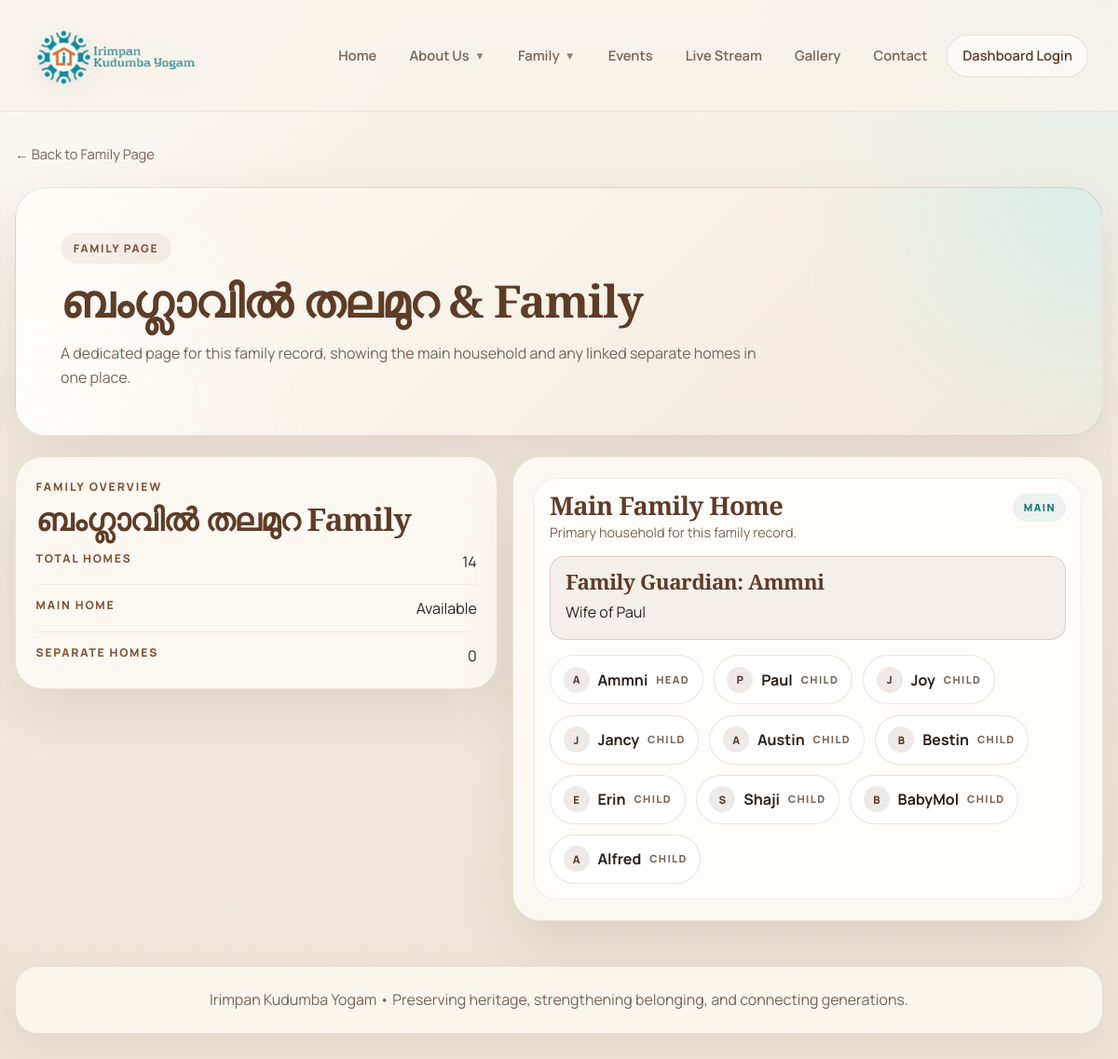
Page /family/record/2/ on the earlier database version.
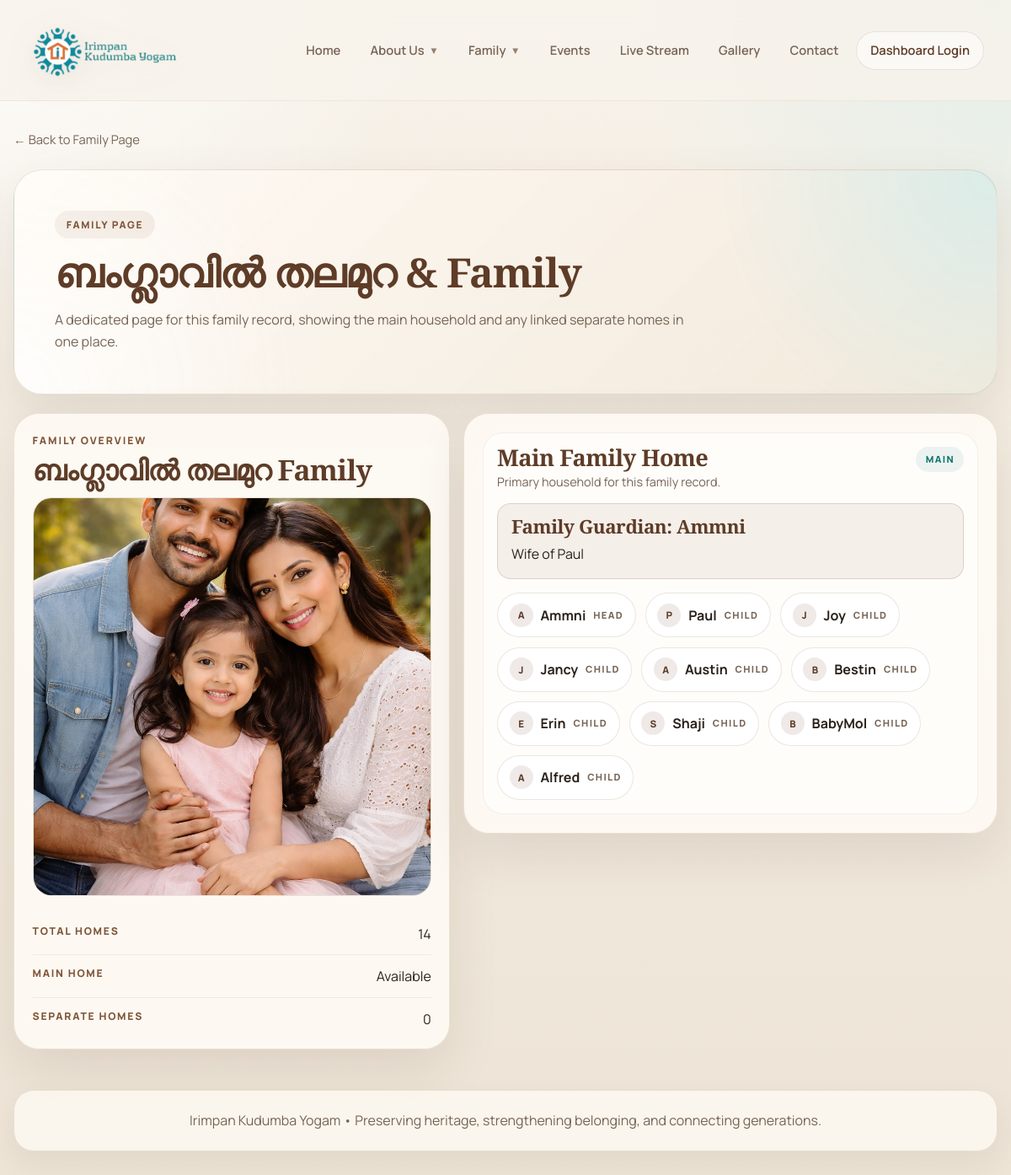
Same page on the later database version.
### tree/models.py (models this page shows, shortened)
class Family(models.Model):
    name = models.CharField(max_length=160, unique=True)
    bio = models.TextField(blank=True)
    photo = models.ImageField(upload_to='family/', null=True, blank=True)
    is_active = models.BooleanField(default=True)
    created_at = models.DateTimeField(auto_now_add=True)
    updated_at = models.DateTimeField(auto_now=True)
    class Meta:
        ordering = ['name']

### tree/views.py (the view)
# urls.py: path('family/record/<int:family_pk>/', views.family_record_detail, name='family_record_detail'),
def family_record_detail(request, family_pk):
    people = list(Person.objects.select_related('family').all())
    generation_map = _generation_map(people)
    _apply_generations(people, generation_map)
    households = _build_households(people)
    family = get_object_or_404(Family, pk=family_pk, is_active=True)
    family_households = [
        house for house in households
        if house['family_record'] and house['family_record'].pk == family.pk
    ]
    main_household = next((house for house in family_households if not house['is_separate_home']), None)
    separate_households = [house for house in family_households if house['is_separate_home']]
    return render(request, 'tree/family_record_detail.html', {
        'family': family,
        'main_household': main_household,
        'separate_households': separate_households,
        'household_count': len(family_households),
    })

### tree/context_processors.py (called while the page is built)
def navigation_context(request):
    return live_stream_context(request)

### tree/models.py (called while the page is built, shortened)
    def get_absolute_url(self):
        return reverse('person_detail', kwargs={'pk': self.pk})

    @property
    def full_name(self):
        return f"{self.first_name} {self.last_name}".strip()

    @property
    def generation(self):
        return getattr(self, '_generation', 1)

    @property
    def youtube_video_id(self):
        url = (self.youtube_url or '').strip()
        if not url:
            return ''
        parsed = urlparse(url)
        host = (parsed.netloc or '').lower()
        if 'youtu.be' in host:
            return parsed.path.strip('/').split('/')[0]
        if 'youtube.com' in host:
            if parsed.path == '/watch':
                return parse_qs(parsed.query).get('v', [''])[0]
        return ''

    @property
    def embed_url(self):
        video_id = self.youtube_video_id
        if not video_id:
            return ''
        return f'https://www.youtube.com/embed/{video_id}?autoplay=1&rel=0'

### tree/views.py (called while the page is built)
def _apply_generations(people, generation_map):
    for person in people:
        person._generation = generation_map.get(person.pk, 1)

### tree/templates/tree/family_record_detail.html (shortened to what this page needs)
{% extends "tree/base.html" %}
{% block content %}
<div class="family-record-page">
  <div>
    <a href="{% url 'family_page' %}" style="color:var(--text-dim);text-decoration:none;font-size:0.92rem;">&larr; Back to Family Page</a>
  </div>
  <section class="page-hero">
    <span class="eyebrow">Family Page</span>
    <h1 class="section-title">{{ family.name }} &amp; Family</h1>
    <p class="section-sub">A dedicated page for this family record, showing the main household and any linked separate homes in one place.</p>
  </section>
  <section class="family-record-grid">
    <aside class="family-record-summary">
      <div>
        <div class="section-kicker">Family Overview</div>
        <h2>{{ family.name }} Family</h2>
        {% if family.photo %}
        <div class="family-photo-wrap">
          <img src="{{ family.photo.url }}" alt="{{ family.name }} family photo" class="family-photo">
        </div>
        {% endif %}
      </div>
      <div class="record-meta">
        <div class="record-meta-row">
          <strong>Total Homes</strong>
          <span>{{ household_count }}</span>
        </div>
        <div class="record-meta-row">
          <strong>Main Home</strong>
          <span>{% if main_household %}Available{% else %}Not listed{% endif %}</span>
        </div>
        <div class="record-meta-row">
          <strong>Separate Homes</strong>
          <span>{{ separate_households|length }}</span>
        </div>
      </div>
    </aside>
    <section class="family-record-content">
      {% if main_household %}
      <article class="household-section">
        <div class="household-head">
          <div>
            <h3>Main Family Home</h3>
            <div class="household-note">Primary household for this family record.</div>
          </div>
          <span class="household-tag">Main</span>
        </div>
        {% for row in main_household.member_rows %}
          {% if row.role == 'Head' %}
          <div class="guardian-highlight">
            <h4>Family Guardian: {{ row.person.full_name }}</h4>
            {% if row.person.bio %}
            <p>{{ row.person.bio }}</p>
            {% endif %}
          </div>
          {% endif %}
        {% endfor %}
        <div class="member-list">
          {% for row in main_household.member_rows %}
          <a href="{{ row.person.get_absolute_url }}" class="member-chip">
            <span class="member-chip-badge">{{ row.person.full_name|slice:":1"|upper }}</span>
            <span class="member-chip-name">{{ row.person.full_name }}</span>
            <span class="member-chip-role">{% if row.role == 'Head' %}Head{% elif row.role == 'Spouse' %}Spouse{% else %}Child{% endif %}</span>
          </a>
          {% endfor %}
        </div>
      </article>
      {% endif %}
    </section>
  </section>
</div>
{% endblock %}

Differences in the rows shown:
changed Family "ബംഗ്ലാവിൽ തലമുറ": photo: picture added
